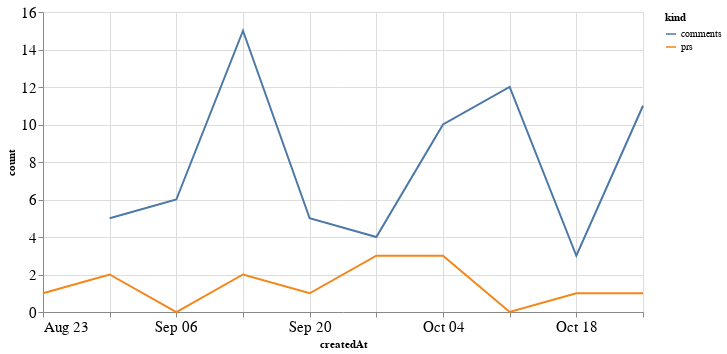

Notebook code cell kept with this figure:
### Code cell
alt.Chart(total_time, width=600).mark_line().encode(
    x='createdAt',
    y='count',
    color='kind'
)

### Figure 1 — Vega-Lite specification as saved in the notebook (floating-point values rounded to 4 significant figures)
{"config": {"axisLeft": {"labelFontSize": 15}, "axisBottom": {"labelFontSize": 15}}, "data": {"name": "data-788da1e53729c04bbb1e39bd832263cd"}, "mark": "line", "encoding": {"color": {"type": "nominal", "field": "kind"}, "x": {"type": "temporal", "field": "createdAt"}, "y": {"type": "quantitative", "field": "count"}}, "width": 600, "$schema": "https://vega.github.io/schema/vega-lite/v4.8.1.json", "datasets": {"data-788da1e53729c04bbb1e39bd832263cd": [{"createdAt": "2020-08-23T00:00:00", "kind": "prs", "count": 1.0}, {"createdAt": "2020-08-30T00:00:00", "kind": "prs", "count": 2.0}, {"createdAt": "2020-09-06T00:00:00", "kind": "prs", "count": 0.0}, {"createdAt": "2020-09-13T00:00:00", "kind": "prs", "count": 2.0}, {"createdAt": "2020-09-20T00:00:00", "kind": "prs", "count": 1.0}, {"createdAt": "2020-09-27T00:00:00", "kind": "prs", "count": 3.0}, {"createdAt": "2020-10-04T00:00:00", "kind": "prs", "count": 3.0}, {"createdAt": "2020-10-11T00:00:00", "kind": "prs", "count": 0.0}, {"createdAt": "2020-10-18T00:00:00", "kind": "prs", "count": 1.0}, {"createdAt": "2020-10-25T00:00:00", "kind": "prs", "count": 1.0}, {"createdAt": "2020-08-23T00:00:00", "kind": "comments", "count": null}, {"createdAt": "2020-08-30T00:00:00", "kind": "comments", "count": 5.0}, {"createdAt": "2020-09-06T00:00:00", "kind": "comments", "count": 6.0}, {"createdAt": "2020-09-13T00:00:00", "kind": "comments", "count": 15.0}, {"createdAt": "2020-09-20T00:00:00", "kind": "comments", "count": 5.0}, {"createdAt": "2020-09-27T00:00:00", "kind": "comments", "count": 4.0}, {"createdAt": "2020-10-04T00:00:00", "kind": "comments", "count": 10.0}, {"createdAt": "2020-10-11T00:00:00", "kind": "comments", "count": 12.0}, {"createdAt": "2020-10-18T00:00:00", "kind": "comments", "count": 3.0}, {"createdAt": "2020-10-25T00:00:00", "kind": "comments", "count": 11.0}]}}
